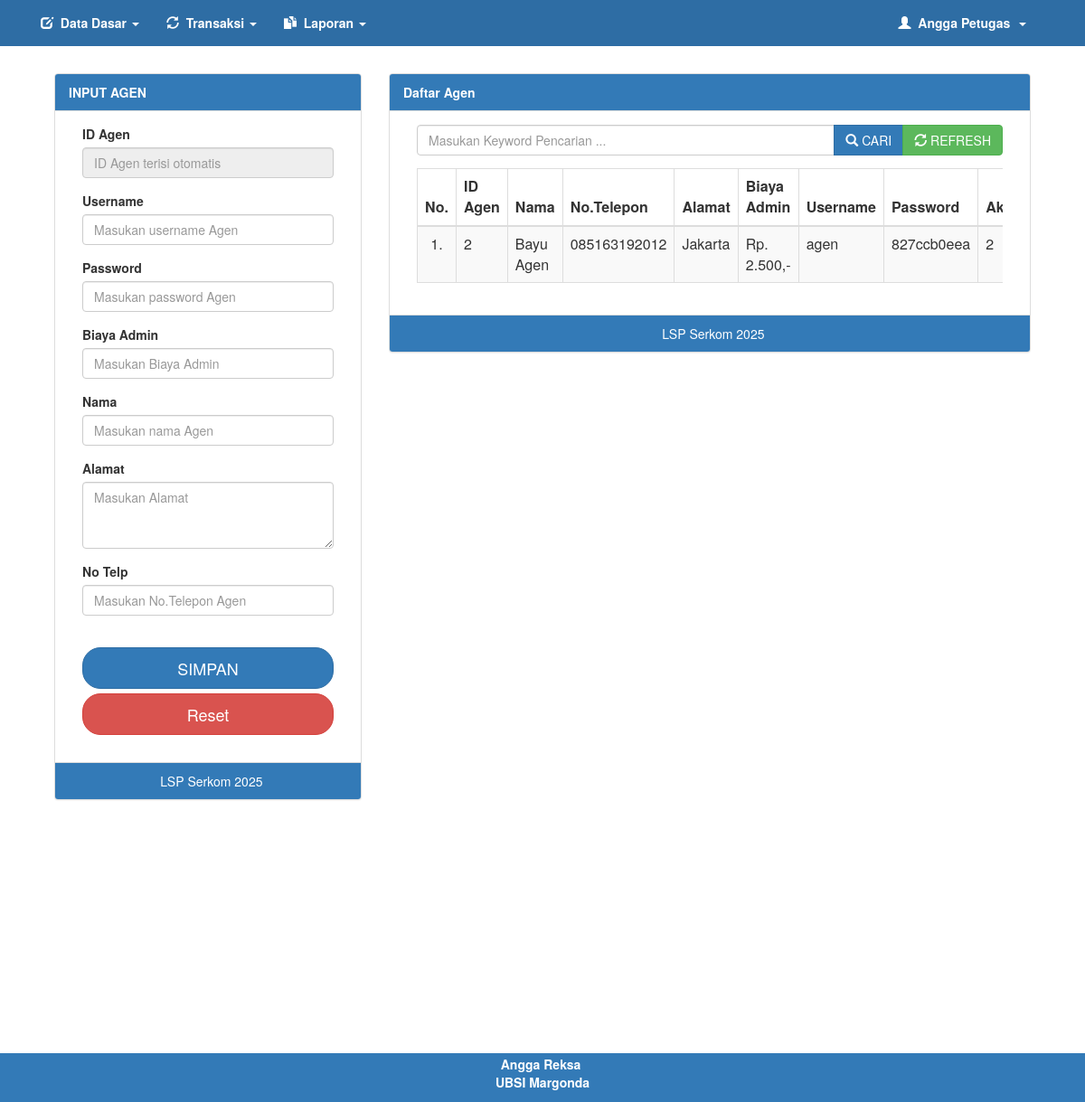
The app's page /pln/hal_utama.php?menu=agen (signed in), older data.
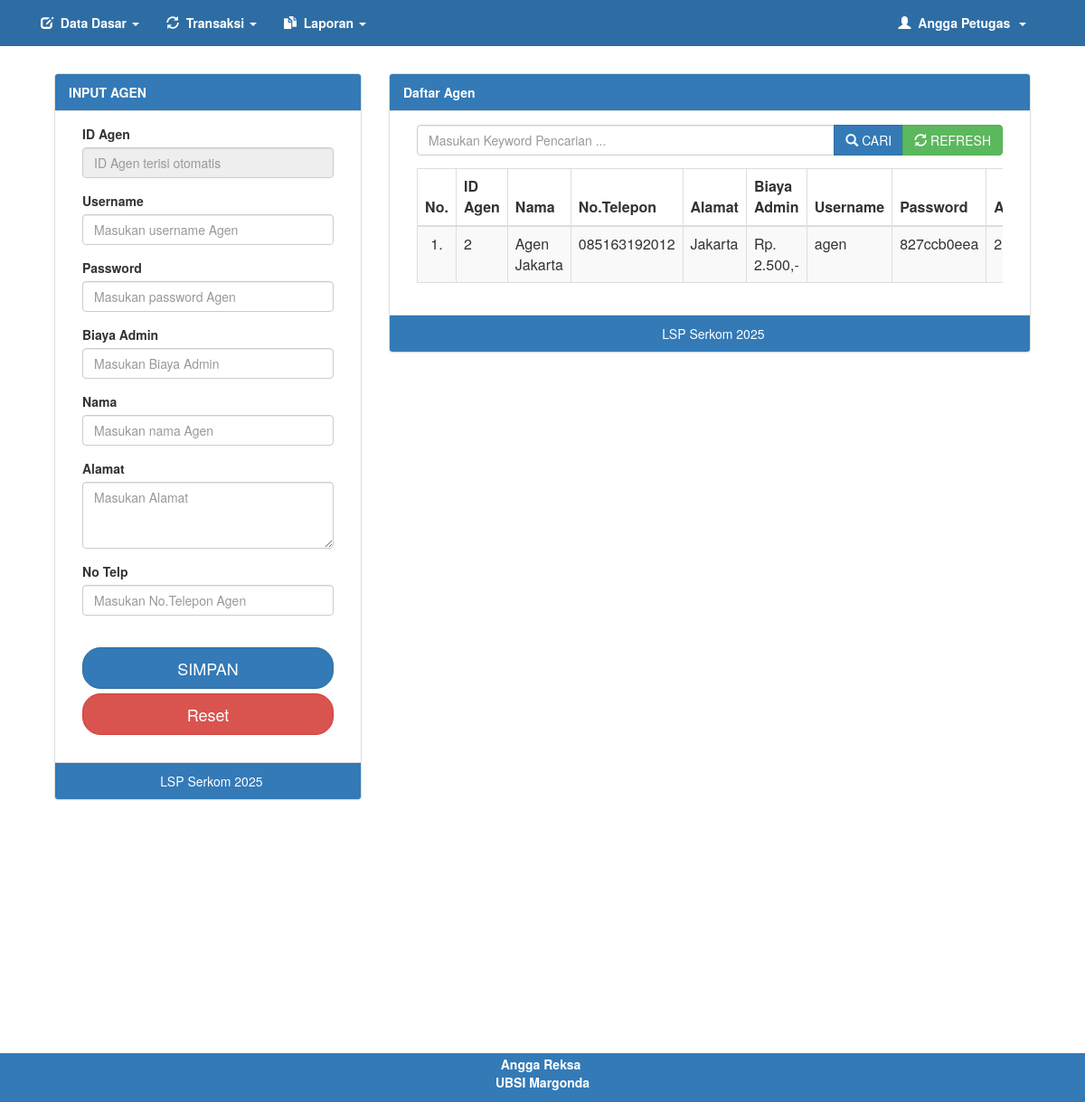
The same page, newer data.
### tables this page shows
CREATE TABLE `user` (
  `id` int(11) NOT NULL,
  `username` varchar(50) NOT NULL,
  `password` varchar(100) NOT NULL,
  `nama_lengkap` varchar(100) NOT NULL,
  `role_id` int(11) DEFAULT NULL,
  `no_telepon` varchar(20) DEFAULT NULL,
  `alamat` text DEFAULT NULL,
  `jk` enum('Laki-laki','Perempuan') DEFAULT NULL,
  `biaya_admin` int(10) DEFAULT 0
);

### pln/agen.php (the view, shortened to what the changed rows need)
<!DOCTYPE html>
<html>
<head>
</head>
<body>
	<div class="container-fluid">
		<div class="row">
			<div class="col-md-12">
				<div class="col-md-8">
					<div class="panel panel-default">
						<div class="panel-body">
							<div class="col-md-12">
								<div class="table-responsive">
									<table class="table table-bordered table-striped table-hover">
										<thead>
											<th>No.</th>
											<th>ID Agen</th>
											<th>Nama</th>
											<th>No.Telepon</th>
											<th>Alamat</th>
											<th>Biaya<br>Admin</th>
											<th>Username</th>
											<th>Password</th>
											<th>Akses</th>
										</thead>
										<tbody>
											<?php
											$no = 0;
											$aksi->tampil("user", "WHERE role_id = 2", "ORDER BY id DESC");
											$a = $aksi->tampil("user", "WHERE role_id = 2", "ORDER BY id DESC");
											if ($a == "") {
												$aksi->no_record(11);
											} else {
												foreach ($a as $r) {
													$no++;
											?>
													<tr>
														<td align="center"><?php echo $no; ?>.</td>
														<td><?php echo $r['id']; ?></td>
														<td><?php echo $r['nama_lengkap']; ?></td>
														<td><?php echo $r['no_telepon']; ?></td>
														<td><?php echo $r['alamat']; ?></td>
														<td><?php $aksi->rupiah($r['biaya_admin']); ?></td>
														<td><?php echo $r['username']; ?></td>
														<td><?php echo substr(md5($r['password']), 0, 10); ?></td>
														<td><?php echo $r['role_id']; ?></td>
													</tr>
											<?php
												}
											}
											?>
										</tbody>
									</table>
								</div>
							</div>
						</div>
					</div>
				</div>
			</div>
		</div>
	</div>
</body>
</html>

### library/fungsi.php (shortened to what the changed rows need)
<?php
class oop
{
	function tampil($table, $where, $cari)
	{
		global $conn;
		$sql = mysqli_query($conn, "SELECT * FROM $table $where $cari");
		$jalan = [];
		while ($data = mysqli_fetch_array($sql)) {
			$jalan[] = $data;
		}
		return $jalan;
	}
	function rupiah($uang)
	{
		echo "Rp. " . number_format($uang, 0, ',', '.') . ",-";
	}
}
?>

Row changes from the older to the newer data that the page shows:
changed user "Jakarta": nama_lengkap "Bayu Agen" → "Agen Jakarta"
